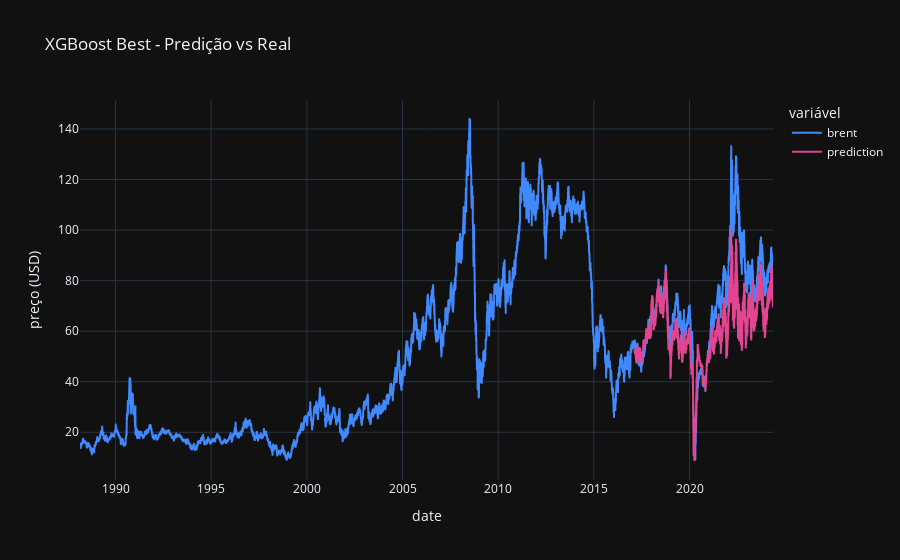

Notebook source saved alongside this figure:
### Code cell
# prever apenas 20% finais dos dados
predict_size = int(df.shape[0] * 0.2)

predict_df = df.iloc[-predict_size:].copy()

# rop
predict_df = predict_df.drop(columns=['brent', 'prediction', 'fold'])

predict_df['prediction'] = xgb_best.predict(predict_df)

# plotar todas as datas de df e as datas de predict_df
plotly_df = pd.DataFrame({'date': df.index,
                          'brent': df['brent'],
                          'prediction': predict_df['prediction']})

# exportar plotly_df como xgboost_best_prediction
plotly_df.to_parquet(r'data\xgboost_best_prediction.parquet')

fig = px.line(plotly_df, x='date', y=['brent', 'prediction'],
                title='XGBoost Best - Predição vs Real', 
                color_discrete_map={'brent': '#4089FF', 
                                    'prediction': '#e34592'},
                labels={'variable': 'variável', 'value': 'preço (USD)'},
                template='plotly_dark')

fig.show()

### Figure 1 — Plotly figure (JSON) as saved in the notebook; plotly's stock layout.template omitted (floating-point values rounded to 4 significant figures; data arrays with more than 128 entries replaced by an {"elided": "..."} marker saying what was removed)
{"data": [{"hovertemplate": "variável=brent<br>date=%{x}<br>preço (USD)=%{y}<extra></extra>", "legendgroup": "brent", "line": {"color": "#4089FF", "dash": "solid"}, "marker": {"symbol": "circle"}, "mode": "lines", "name": "brent", "showlegend": true, "type": "scattergl", "x": {"elided": "9450 str values"}, "xaxis": "x", "y": {"elided": "9450 float values"}, "yaxis": "y"}, {"hovertemplate": "variável=prediction<br>date=%{x}<br>preço (USD)=%{y}<extra></extra>", "legendgroup": "prediction", "line": {"color": "#e34592", "dash": "solid"}, "marker": {"symbol": "circle"}, "mode": "lines", "name": "prediction", "showlegend": true, "type": "scattergl", "x": {"elided": "9450 str values"}, "xaxis": "x", "y": {"elided": "9450 float values"}, "yaxis": "y"}], "layout": {"legend": {"title": {"text": "variável"}, "tracegroupgap": 0}, "title": {"text": "XGBoost Best - Predição vs Real"}, "xaxis": {"anchor": "y", "domain": [0, 1], "title": {"text": "date"}}, "yaxis": {"anchor": "x", "domain": [0, 1], "title": {"text": "preço (USD)"}}}}
